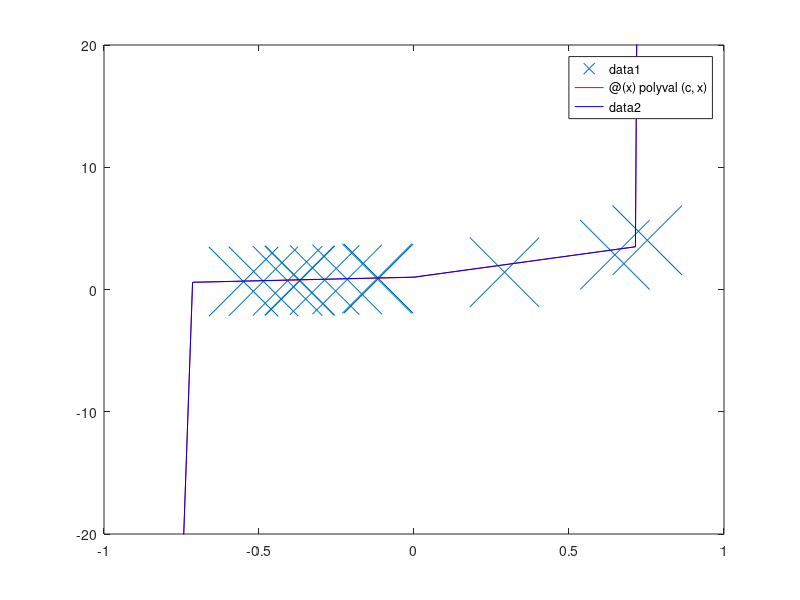

MATLAB code for this plot:
n = 20;
x = randn(n,1);

c = ones(n,1);  %polynomial coefficents
y = polyval(c,x) % irl we are not given c


A = x.^(0:n-1);

c_omputed = A\y

plot(x,y,'x','MarkerSize',50);
hold on
poly = @(x) polyval(c,x);
poly_computed = @(x) polyval(c_omputed,x);

fplot(poly,'r')
fplot(poly_computed,'b')

axis([-1,1,-20,20])













